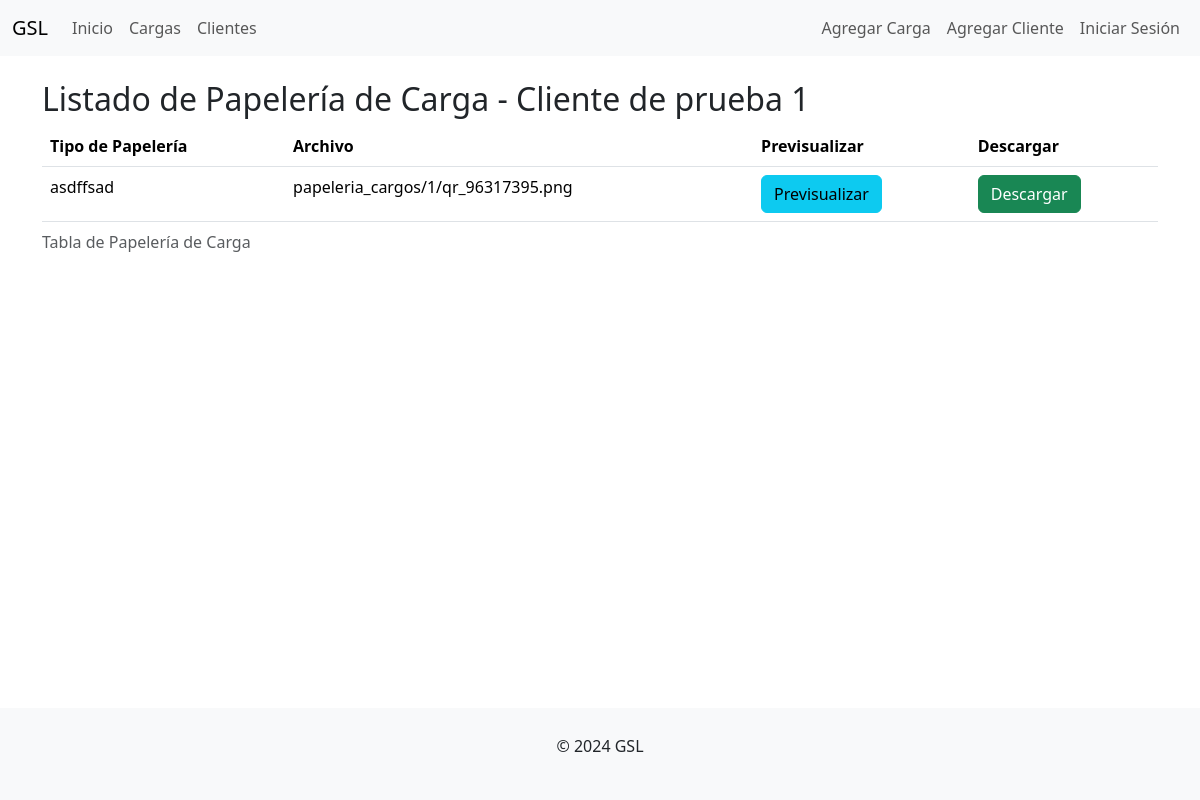
Page /gsl_cargo/carga/1/lista_papeleria_cargo/ on the committed database.
### gsl_cargo/models.py (models this page shows)
class GSLCargo(models.Model):
    fecha_creacion = models.DateTimeField(auto_now_add=True)
    nombre_cliente = models.ForeignKey(GSLClientes, on_delete=models.CASCADE)
    tipo_carga = models.CharField(max_length=255, choices=[('Importacion', 'Importacion'), ('Exportacion', 'Exportacion')])
    actividad_carga = models.CharField(max_length=255, choices=[('Marítimo','Marítimo'), ('Aéreo','Aéreo'), ('Terrestre','Terrestre')])
    fecha_arribo = models.DateTimeField(blank=True, null=True)  # Permite que esté en blanco
    vencimiento_almacenaje = models.DateTimeField(blank=True, null=True)  # Permite que esté en blanco
    estado_actual = models.CharField(max_length=255, choices=[('Notificada','Notificada'), ('En proceso','En proceso'), ('Entregada','Entregada'), ('Cobrada','Cobrada')])
    bl_guia = models.CharField(max_length=255, blank=True, null=True)

class GSLPapeleriaCargo(models.Model):
    id_carga = models.ForeignKey(GSLCargo, on_delete=models.CASCADE)
    id_cliente = models.ForeignKey(GSLClientes, on_delete=models.CASCADE)
    tipo_papeleria = models.CharField(max_length=255)
    archivo = models.FileField(upload_to=papeleria_upload_to, null=True, blank=True)

### gsl_clientes/models.py (models this page shows)
class GSLClientes(models.Model):
    nombre = models.CharField(max_length=255)
    correo_electronico = models.EmailField()
    telefono = models.CharField(max_length=255)
    fecha_creacion = models.DateTimeField(auto_now_add=True)
    def __str__(self):
        return self.nombre

### gsl_cargo/views.py (the view)
# urls.py: path('carga/<int:id_carga>/lista_papeleria_cargo/', lista_papeleria_cargo, name='lista_papeleria_cargo'),
def lista_papeleria_cargo(request, id_carga):
    carga = get_object_or_404(GSLCargo, id=id_carga)
    papeleria_cargo = GSLPapeleriaCargo.objects.filter(id_carga=carga)
    return render(request, 'gsl_cargo/lista_papeleria_cargo.html', {'carga': carga, 'papeleria_cargo': papeleria_cargo})

### templates/gsl_cargo/lista_papeleria_cargo.html (shortened to what this page needs)
{% extends 'base.html' %}
{% block content %}
    <div class="container mt-4">
        <h2>Listado de Papelería de Carga - {{ carga.nombre_cliente }}</h2>
        <table class="table">
            <caption>Tabla de Papelería de Carga</caption>
            <thead>
                <tr>
                    <th>Tipo de Papelería</th>
                    <th>Archivo</th>
                    <th>Previsualizar</th>
                    <th>Descargar</th>
                </tr>
            </thead>
            <tbody>
                {% for papeleria in papeleria_cargo %}
                    <tr>
                        <td>{{ papeleria.tipo_papeleria }}</td>
                        <td>{{ papeleria.archivo.name }}</td>
                        <td>
                            <a href="{{ papeleria.archivo.url }}" target="_blank" class="btn btn-info">Previsualizar</a>
                        </td>
                        <td>
                            <a href="{{ papeleria.archivo.url }}" download class="btn btn-success">Descargar</a>
                        </td>
                    </tr>
                {% endfor %}
            </tbody>
        </table>
    </div>
{% endblock %}

### templates/base.html (style rules this page uses)
body { display: flex; flex-direction: column; min-height: 100vh; }

### rows in the picture
GSLCargo: nombre_cliente "Cliente de prueba 1"
GSLPapeleriaCargo: tipo_papeleria "asdffsad", archivo.name "papeleria_cargos/1/qr_96317395.png"
